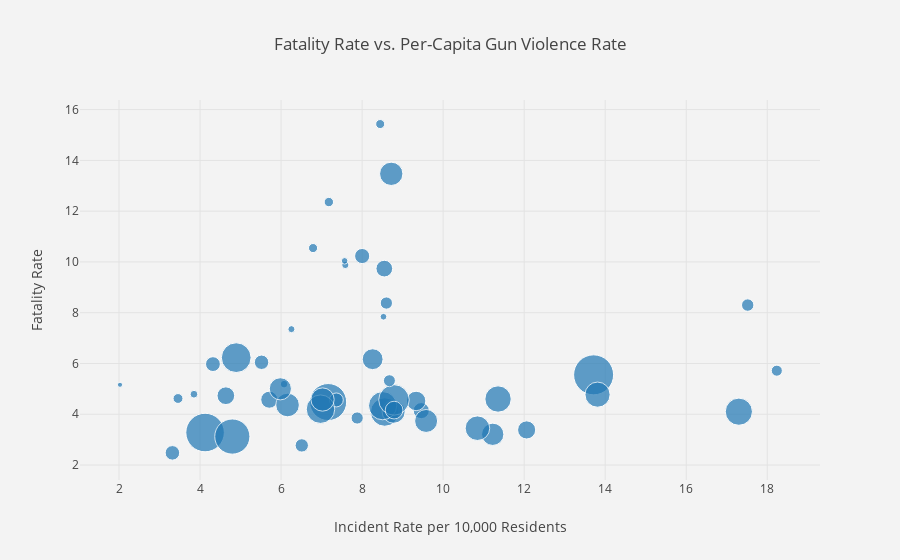

Notebook code for this chart:
### Code cell
trace0 = go.Scatter(
    x=state_agg_details['incident_rate_per_10000'],
    y=state_agg_details['fatal_rate'],
    mode='markers',
    text = state_agg_details['state'],
    marker=dict(
        size=state_agg_details['incident_count'],
        sizemode='area',
        sizeref=2.*max(state_agg_details['incident_count'])/(40.**2)
    )
)

data = [trace0]

layout = go.Layout(
    title='Fatality Rate vs. Per-Capita Gun Violence Rate',
    xaxis=dict(
        title='Incident Rate per 10,000 Residents'
    ),
    yaxis=dict(
        title='Fatality Rate'
    ),
    paper_bgcolor='rgb(243, 243, 243)',
    plot_bgcolor='rgb(243, 243, 243)',
)

fig = go.Figure(data=data, layout=layout)

filename = 'gun_violence_fatality_vs_prevalence'

## Send plot to plotly website 
#py.plotly.plot(fig, filename=filename)

## Save plot as HTML 
py.offline.plot(fig, filename=(PLOT_DIR+'/'+filename+'.html'))

## Render plot in Jupyter Notebook
py.offline.iplot(fig, filename=filename)

### Figure 1 — Plotly figure (JSON) as saved in the notebook; plotly's stock layout.template omitted (floating-point values rounded to 4 significant figures)
{"data": [{"marker": {"size": [1349, 5471, 2842, 2328, 16306, 3201, 3067, 1685, 15029, 8925, 289, 2517, 661, 17556, 5852, 2145, 4157, 8103, 5981, 5798, 907, 6136, 2408, 6631, 3599, 638, 8739, 573, 1651, 964, 5387, 1645, 1952, 9712, 10244, 3455, 2286, 8929, 895, 6939, 544, 7626, 13577, 1072, 5949, 472, 3434, 4787, 1575, 494], "sizemode": "area", "sizeref": 21.95}, "mode": "markers", "text": ["Alaska", "Alabama", "Arkansas", "Arizona", "California", "Colorado", "Connecticut", "Delaware", "Florida", "Georgia", "Hawaii", "Iowa", "Idaho", "Illinois", "Indiana", "Kansas", "Kentucky", "Louisiana", "Massachusetts", "Maryland", "Maine", "Michigan", "Minnesota", "Missouri", "Mississippi", "Montana", "North Carolina", "North Dakota", "Nebraska", "New Hampshire", "New Jersey", "New Mexico", "Nevada", "New York", "Ohio", "Oklahoma", "Oregon", "Pennsylvania", "Rhode Island", "South Carolina", "South Dakota", "Tennessee", "Texas", "Utah", "Virginia", "Vermont", "Washington", "Wisconsin", "West Virginia", "Wyoming"], "type": "scatter", "uid": "a5d6ca5c-aaf9-11e8-a5ed-acbc32983c37", "x": [18.23, 11.22, 9.46, 3.318, 4.124, 5.709, 8.547, 17.52, 7.162, 8.558, 2.024, 8.001, 3.85, 13.71, 8.778, 7.363, 9.333, 17.3, 8.719, 9.58, 6.789, 6.159, 4.318, 10.85, 12.06, 6.073, 8.506, 7.585, 8.599, 7.179, 5.982, 7.878, 6.511, 4.893, 8.787, 8.789, 5.518, 6.973, 8.446, 13.81, 6.255, 11.36, 4.797, 3.456, 7.024, 7.568, 4.637, 8.26, 8.674, 8.527], "y": [5.716, 3.211, 4.143, 2.479, 3.28, 4.573, 9.737, 8.3, 4.481, 4.088, 5.161, 10.23, 4.79, 5.552, 4.101, 4.564, 4.523, 4.101, 13.47, 3.736, 10.55, 4.364, 5.975, 3.45, 3.383, 5.187, 4.337, 9.879, 8.381, 12.36, 5.002, 3.852, 2.773, 6.23, 4.565, 4.163, 6.048, 4.2, 15.43, 4.772, 7.351, 4.6, 3.121, 4.621, 4.58, 10.04, 4.73, 6.169, 5.321, 7.841]}], "layout": {"paper_bgcolor": "rgb(243, 243, 243)", "plot_bgcolor": "rgb(243, 243, 243)", "title": "Fatality Rate vs. Per-Capita Gun Violence Rate", "xaxis": {"title": "Incident Rate per 10,000 Residents"}, "yaxis": {"title": "Fatality Rate"}}}
